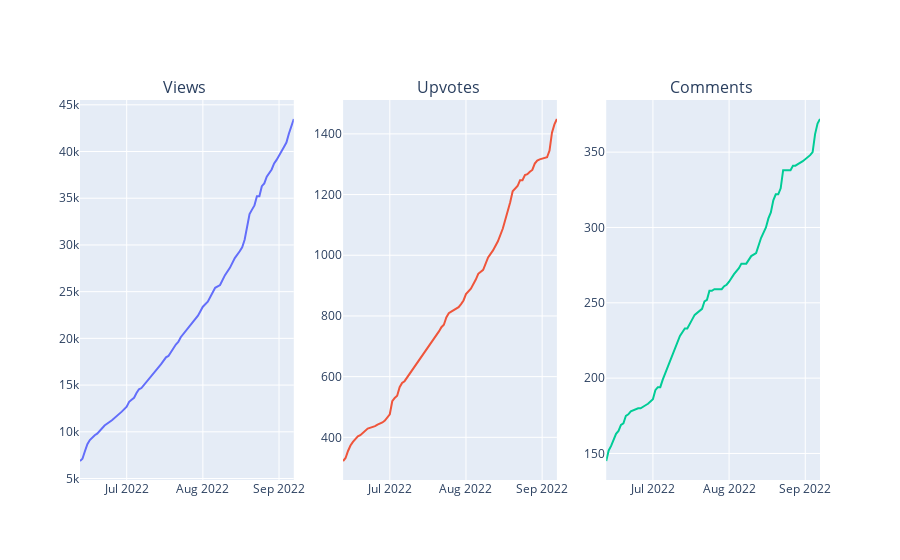

The code cell stored with this chart in its notebook:
### Code cell
totals={'date':date_list,"Upvotes":gTotalUpvotes,"Views":gTotalViews,"Comments":gTotalComments}
totals=pd.DataFrame(totals)

from plotly.subplots import make_subplots
import plotly.graph_objects as go

fig = make_subplots(rows=1, cols=3, subplot_titles=("Views\n","Upvotes\n", "Comments\n"))

sns.set(rc={'figure.figsize':(28,6)})


fig.add_trace(
    go.Scatter(
    x=totals['date'],
    y=totals['Views']),
    row=1, col=1
)

fig.add_trace(
    go.Scatter(
    x=totals['date'],
    y=totals['Upvotes']),
    row=1, col=2
)

fig.add_trace(
    go.Scatter(
    x=totals['date'],
    y=totals['Comments']),
    row=1, col=3
)

fig.update_layout(showlegend=False)
fig.show()
